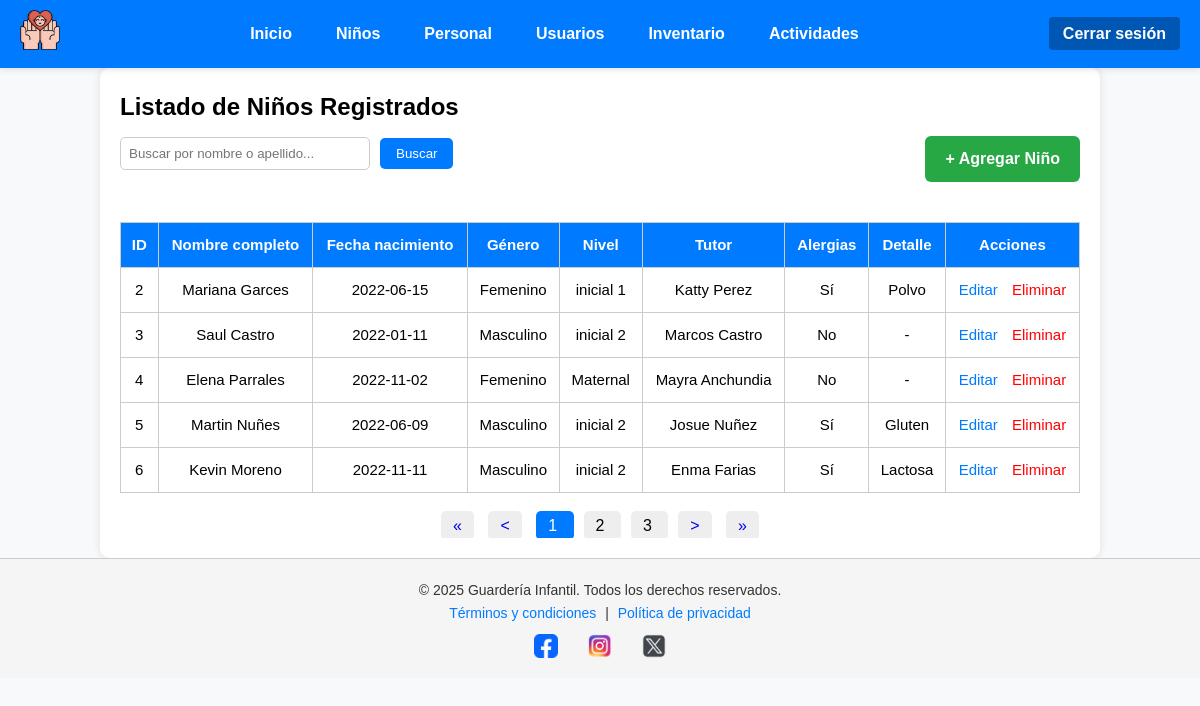
The page /MVC/index.php?c=Ninos&a=index (signed in) on the database as committed earlier.
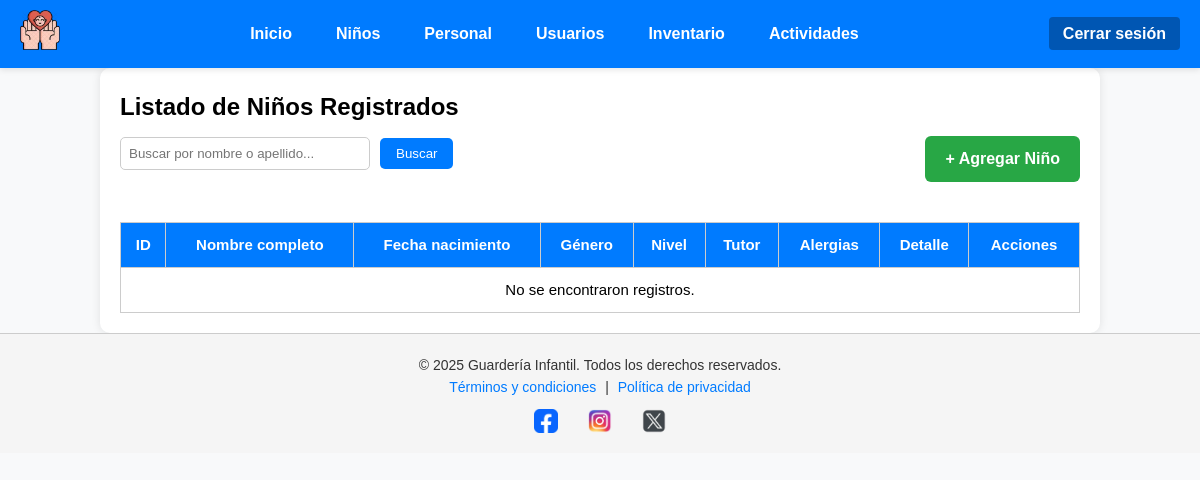
The same page on the database as committed later.
### tables this page shows
CREATE TABLE `ninos` (
  `id` int(11) NOT NULL,
  `nombre` varchar(100) NOT NULL,
  `apellido` varchar(100) NOT NULL,
  `fecha_nacimiento` date NOT NULL,
  `genero` enum('Masculino','Femenino') NOT NULL,
  `nivel` varchar(50) NOT NULL,
  `tutor` varchar(100) NOT NULL,
  `fecha_registro` timestamp NOT NULL DEFAULT current_timestamp(),
  `usuario_creacion` varchar(100) NOT NULL,
  `fecha_actualizacion` timestamp NULL DEFAULT NULL,
  `usuario_actualizacion` varchar(100) DEFAULT NULL
);

### MVC/controller/NinosController.php (called while the page is built, shortened)
<?php
require_once "model/dao/NinoDAO.php";
class NinosController {
    public function index() {
    $limite = 5;
    $pagina = isset($_GET['pagina']) && is_numeric($_GET['pagina']) ? (int) $_GET['pagina'] : 1;
    $inicio = ($pagina - 1) * $limite;
    if (isset($_GET['buscar']) && !empty(trim($_GET['buscar']))) {
        $texto = trim($_GET['buscar']);
        $lista = NinoDAO::buscarPorNombre($texto, $inicio, $limite);
        $total = NinoDAO::totalBusqueda($texto);
    } else {
        $lista = NinoDAO::listarPaginado($inicio, $limite);
        $total = NinoDAO::totalRegistros();
    }
    $totalPaginas = ceil($total / $limite);
    require_once "view/nino/nino.list.php";
}
}

### MVC/index.php (called while the page is built, shortened)
<?php
$a = isset($_GET['a']) ? $_GET['a'] : 'index';
$controller = new $controllerClass();
$controller->$a();

### MVC/model/dao/NinoDAO.php (called while the page is built, shortened)
<?php
class NinoDAO {
    public static function listarPaginado($inicio, $limite) {
    $conexion = Conexion::conectar();
    $stmt = $conexion->prepare("SELECT * FROM ninos LIMIT ?, ?");
    $stmt->bindParam(1, $inicio, PDO::PARAM_INT);
    $stmt->bindParam(2, $limite, PDO::PARAM_INT);
    $stmt->execute();
    return $stmt->fetchAll(PDO::FETCH_ASSOC);
}
public static function totalRegistros() {
    $conexion = Conexion::conectar();
    $stmt = $conexion->query("SELECT COUNT(*) FROM ninos");
    return $stmt->fetchColumn();
}
}

### MVC/view/nino/nino.list.php (the view, shortened to what this page needs)
<?php require_once "view/templates/navbar.php"; ?>
<main class="container">
    <h2>Listado de Niños Registrados</h2>
    <div style="display: flex; justify-content: space-between; align-items: center; margin-bottom: 20px; flex-wrap: wrap; gap: 10px;">
        <form method="GET" action="index.php" style="display: flex; align-items: center; gap: 10px;">
            <input
                type="text"
                name="buscar"
                id="input-busqueda"
                placeholder="Buscar por nombre o apellido..."
                value="<?= $_GET['buscar'] ?? '' ?>"
                style="width: 250px; padding: 8px; border: 1px solid #ccc; border-radius: 5px;"
                oninput="if(this.value === '') this.form.submit();"
            >
            <button type="submit" style="padding: 8px 16px; background-color: #007bff; color: white; border: none; border-radius: 5px;">
                Buscar
            </button>
        </form>
        <a href="index.php?c=Ninos&a=nuevo" class="btn-agregar">+ Agregar Niño</a>
    </div>
    <div style="overflow-x: auto;">
        <table class="tabla" border="1" cellpadding="10" cellspacing="0" style="width: 100%; border-collapse: collapse;">
            <thead style="background-color: #f0f0f0;">
                <tr>
                    <th>ID</th>
                    <th>Nombre completo</th>
                    <th>Fecha nacimiento</th>
                    <th>Género</th>
                    <th>Nivel</th>
                    <th>Tutor</th>
                    <th>Alergias</th>
                    <th>Detalle</th>
                    <th>Acciones</th>
                </tr>
            </thead>
            <tbody id="tabla-ninos">
                <?php if (empty($lista)) : ?>
                    <tr>
                        <td colspan="9" style="text-align: center;">No se encontraron registros.</td>
                    </tr>
                <?php else : ?>
                    <?php foreach ($lista as $nino): ?>
                        <tr>
                            <td><?= $nino['id'] ?></td>
                            <td><?= $nino['nombre'] . ' ' . $nino['apellido'] ?></td>
                            <td><?= $nino['fecha_nacimiento'] ?></td>
                            <td><?= $nino['genero'] ?></td>
                            <td><?= $nino['nivel'] ?></td>
                            <td><?= $nino['tutor'] ?></td>
                            <td><?= $nino['alergias'] ? 'Sí' : 'No' ?></td>
                            <td><?= $nino['detalle_alergias'] ?? '-' ?></td>
                            <td>
                                <a href="index.php?c=Ninos&a=editar&id=<?= $nino['id'] ?>" class="btn-editar">Editar</a>
                                <a href="index.php?c=Ninos&a=eliminar&id=<?= $nino['id'] ?>" class="btn-eliminar" onclick="return confirm('¿Eliminar este registro?')">Eliminar</a>
                            </td>
                        </tr>
                    <?php endforeach; ?>
                <?php endif; ?>
            </tbody>
        </table>
        <?php if ($totalPaginas > 1): ?>
        <nav style="margin-top: 20px; text-align: center;">
            <a href="index.php?c=Ninos&pagina=1<?= isset($_GET['buscar']) ? '&buscar=' . urlencode($_GET['buscar']) : '' ?>"
            style="margin: 0 5px; padding: 6px 12px; background-color: #eee; border-radius: 5px; text-decoration: none;">&laquo;</a>
            <a href="index.php?c=Ninos&pagina=<?= max($pagina - 1, 1) ?><?= isset($_GET['buscar']) ? '&buscar=' . urlencode($_GET['buscar']) : '' ?>"
            style="margin: 0 5px; padding: 6px 12px; background-color: #eee; border-radius: 5px; text-decoration: none;">&lt;</a>
            <?php
            $maxPag = 5;
            $inicio = max(1, $pagina - floor($maxPag / 2));
            $fin = min($inicio + $maxPag - 1, $totalPaginas);
            if ($fin - $inicio < $maxPag - 1) {
                $inicio = max(1, $fin - $maxPag + 1);
            }
            for ($i = $inicio; $i <= $fin; $i++): ?>
                <a href="index.php?c=Ninos&pagina=<?= $i ?><?= isset($_GET['buscar']) ? '&buscar=' . urlencode($_GET['buscar']) : '' ?>"
                style="margin: 0 5px; padding: 6px 12px; background-color: <?= $i == $pagina ? '#007bff' : '#eee' ?>; color: <?= $i == $pagina ? '#fff' : '#000' ?>; border-radius: 5px; text-decoration: none;">
                <?= $i ?>
                </a>
            <?php endfor; ?>
            <a href="index.php?c=Ninos&pagina=<?= min($pagina + 1, $totalPaginas) ?><?= isset($_GET['buscar']) ? '&buscar=' . urlencode($_GET['buscar']) : '' ?>"
            style="margin: 0 5px; padding: 6px 12px; background-color: #eee; border-radius: 5px; text-decoration: none;">&gt;</a>
            <a href="index.php?c=Ninos&pagina=<?= $totalPaginas ?><?= isset($_GET['buscar']) ? '&buscar=' . urlencode($_GET['buscar']) : '' ?>"
            style="margin: 0 5px; padding: 6px 12px; background-color: #eee; border-radius: 5px; text-decoration: none;">&raquo;</a>
        </nav>
        <?php endif; ?>
    </div>
</main>
<?php require_once "view/templates/footer.php"; ?>

### MVC/view/templates/navbar.php (shortened to what this page needs)
<?php
$rol = $_SESSION['usuario']['rol'];
?>
<!DOCTYPE html>
<html lang="es">
<head>
    <link rel="stylesheet" href="assets/css/home.css">
</head>
<body>
<nav class="barra-navegacion">
    <div class="logo">
        <img src="assets/img/logo_guarderia.png" alt="Logo Guardería">
    </div>
    <ul class="nav-enlaces">
        <li><a href="index.php?c=Home">Inicio</a></li>
        <?php if ($rol === 'Administrador') : ?>
            <li><a href="index.php?c=Ninos&a=index">Niños</a></li>
            <li><a href="index.php?c=Personal&a=index">Personal</a></li>
            <li><a href="index.php?c=Usuario&a=index">Usuarios</a></li>
            <li><a href="index.php?c=Inventario&a=index">Inventario</a></li>
            <li><a href="index.php?c=Activity&a=index">Actividades</a></li>
        <?php elseif ($rol === 'Docente') : ?>
            <li><a href="index.php?c=Ninos&a=index">Niños</a></li>
            <li><a href="index.php?c=Actividades&a=index">Actividades</a></li>
        <?php elseif ($rol === 'Inventario') : ?>
            <li><a href="index.php?c=Inventario&a=index">Inventario</a></li>
        <?php endif; ?>
    </ul>
    <div class="cerrar-sesion">
        <a href="index.php?c=Login&a=logout">Cerrar sesión</a>
    </div>
</nav>

### MVC/view/templates/footer.php
<footer class="footer">
    <div class="footer-contenido">
        <p>&copy; 2025 Guardería Infantil. Todos los derechos reservados.</p>
        <p><a href="#">Términos y condiciones</a> | <a href="#">Política de privacidad</a></p>
        <div class="redes-sociales">
            <a href="https://facebook.com/"><img src="assets/img/facebook.png.webp" alt="Facebook"></a>
            <a href="https://www.instagram.com/"><img src="assets/img/instagran.png" alt="Instagram"></a>
            <a href="https://x.com/"><img src="assets/img/x.png" alt="Twitter"></a>
        </div>
    </div>
</footer>

### MVC/assets/css/home.css (style rules this page uses)
html { scroll-behavior: smooth; }
* { margin: 0; padding: 0; box-sizing: border-box; }
body { width: 100%; min-height: 100vh; overflow-x: hidden; background-color: #f8f9fa; font-family: Arial, sans-serif; line-height: 1.6; }
.container { width: 100%; margin: auto; padding: 20px; max-width: 1000px; background: white; border-radius: 10px; box-shadow: 0 0 10px rgba(0,0,0,0.1); }
.barra-navegacion { display: flex; align-items: center; justify-content: space-between; background-color: #007bff; padding: 10px 20px; position: sticky; top: 0; z-index: 999; box-shadow: 0 2px 6px rgba(0, 0, 0, 0.1); }
.logo img { height: 40px; width: auto; }
.nav-enlaces { list-style: none; display: flex; flex: 1; justify-content: center; gap: 20px; }
.nav-enlaces li a { color: white; text-decoration: none; font-weight: bold; padding: 8px 12px; border-radius: 4px; transition: background 0.3s; }
.cerrar-sesion a { color: white; background-color: #0056b3; padding: 8px 14px; border-radius: 4px; font-weight: bold; text-decoration: none; }
table.tabla { width: 100%; border-collapse: collapse; margin-top: 20px; font-size: 15px; }
table.tabla th, table.tabla td { border: 1px solid #ccc; padding: 10px; text-align: center; }
table.tabla th { background-color: #007bff; color: white; }
.btn-agregar { display: inline-block; margin-top: 10px; padding: 10px 15px; background-color: #28a745; color: white; text-decoration: none; border-radius: 4px; font-weight: bold; }
.footer { background-color: #f5f5f5; padding: 20px 10px; text-align: center; font-size: 14px; color: #333; border-top: 1px solid #ccc; }
.footer a { color: #007bff; text-decoration: none; margin: 0 5px; }
.redes-sociales { margin-top: 10px; }
.redes-sociales img { width: 24px; height: 24px; margin: 0 8px; vertical-align: middle; transition: transform 0.3s ease; }
.btn-agregar { padding: 10px 20px; background-color: #28a745; color: white; font-weight: bold; border: none; border-radius: 6px; cursor: pointer; }
.btn-agregar, .btn-cancelar { padding: 10px 20px; border: none; font-weight: bold; text-align: center; text-decoration: none; border-radius: 6px; min-width: 120px; }
.btn-agregar { background-color: #28a745; color: white; }
.btn-editar { color: #007bff; text-decoration: none; margin-right: 10px; }
.btn-eliminar { color: red; text-decoration: none; }

Rows that differ between the two databases and show on the page:
removed ninos: id "2", nombre "Mariana", apellido "Garces", fecha_nacimiento "2022-06-15", genero "Femenino", nivel "inicial 1", tutor "Katty Perez", alergias "Sí", detalle_alergias "Polvo"
removed ninos: id "3", nombre "Saul", apellido "Castro", fecha_nacimiento "2022-01-11", genero "Masculino", nivel "inicial 2", tutor "Marcos Castro", alergias "No", detalle_alergias "-"
removed ninos: id "4", nombre "Elena", apellido "Parrales", fecha_nacimiento "2022-11-02", genero "Femenino", nivel "Maternal", tutor "Mayra Anchundia", alergias "No", detalle_alergias "-"
removed ninos: id "5", nombre "Martin", apellido "Nuñes", fecha_nacimiento "2022-06-09", genero "Masculino", nivel "inicial 2", tutor "Josue Nuñez", alergias "Sí", detalle_alergias "Gluten"
removed ninos: id "6", nombre "Kevin", apellido "Moreno", fecha_nacimiento "2022-11-11", genero "Masculino", nivel "inicial 2", tutor "Enma Farias", alergias "Sí", detalle_alergias "Lactosa"
Other text that changed with them:
text now shown: "No se encontraron registros."
list line gone: "1"
list line gone: "2"
list line gone: "3"
